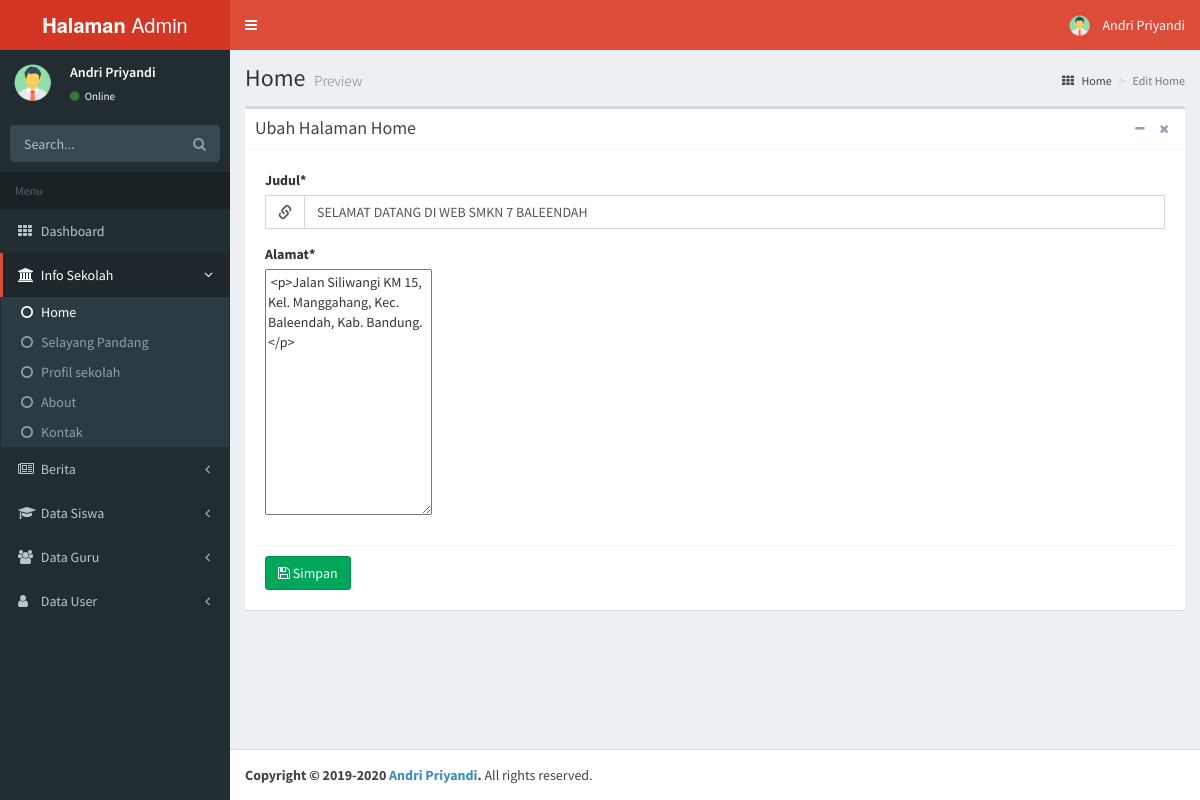
Screenshot of /dashboard/admin/home.php (signed in) with the database file from the repository.
### tables this page shows
CREATE TABLE `user` (
  `id` int(11) NOT NULL,
  `nama` varchar(100) NOT NULL,
  `username` varchar(100) NOT NULL,
  `password` varchar(100) NOT NULL,
  `level` varchar(100) NOT NULL,
  `foto` varchar(255) NOT NULL
);

CREATE TABLE `home` (
  `id` int(11) NOT NULL,
  `judul` text NOT NULL,
  `alamat` text NOT NULL
);

### dashboard/admin/home.php (the view, shortened to what this page needs)
<?php $page = "EditHome"; ?>
<?php include "_partials/meta.php"; ?>
<?php include "_partials/head.php"; ?>
<?php include "_partials/sidebar.php";?>
    <div class="wrapper">
      <div class="content-wrapper">
        <section class="content-header">
          <h1>Home <small>Preview</small></h1>
          <ol class="breadcrumb">
            <li><a href="index.php"><i class="fa fa-th"></i> Home</a></li>
            <li class="active">Edit Home</li>
          </ol>
        </section>
        <section class="content">
          <div class="box">
            <div class="box-header with-border">
              <h1 class="box-title">Ubah Halaman Home</h1>
              <div class="box-tools pull-right">
                <button class="btn btn-box-tool" data-widget="collapse" data-toggle="tooltip" title="Collapse"><i class="fa fa-minus"></i></button>
                <button class="btn btn-box-tool" data-widget="remove" data-toggle="tooltip" title="Remove"><i class="fa fa-times"></i></button>
              </div>
            </div>
            <div class="box-body">
              <?php
                  include "../conf/koneksi.php";
                  $query = "SELECT * FROM home";
                  $sql = mysqli_query($koneksi, $query);
                  $data = mysqli_fetch_array($sql);
              ?>
              <form method="post" action="proses/pu_home.php?id=<?= $data['id']; ?>" enctype="multipart/form-data">
                <div class="box-body">
                    <div class="form-group">
                      <label>Judul*</label>
                      <div class="input-group">
                      <div class="input-group-addon">
                        <i class="glyphicon glyphicon-link"></i>
                      </div>
                      <input type="text" class="form-control" name="judul" value="<?php echo $data['judul']; ?>">
                    </div>
                    </div>
                    <div class="form-group">
                      <label>Alamat*</label>
                      <div class="input">
                      <textarea class="tinymce" rows="12" name="alamat"> <?php echo $data['alamat']; ?></textarea>
                    </div>
                    </div>
            </div>
            <div class="box-footer">
             <button type="submit" class="btn btn-success"><i class="fa fa-save"></i> Simpan</button>
            </div>
          </div>
        </section>
      </div>
      <?php include "_partials/footer.php"; ?>
    </div>
  </body>
</html>

### dashboard/admin/_partials/head.php (shortened to what this page needs)
<header class="main-header">
  <a href="#" class="logo">
    <span class="logo-lg"><b>Halaman</b> Admin</span>
  </a>
  <nav class="navbar navbar-static-top" role="navigation">
    <a href="#" class="sidebar-toggle" data-toggle="offcanvas" role="button">
    </a>
    <div class="navbar-custom-menu">
      <ul class="nav navbar-nav">
        <li class="dropdown user user-menu">
          <a href="#" class="dropdown-toggle" data-toggle="dropdown">
            <img src="proses/images/<?= $data['foto']; ?>" class="user-image" alt="User Image"/>
            <span class="hidden-xs"><?php echo $data['nama']; ?></span>
          </a>
        </li>
      </ul>
    </div>
  </nav>
</header>

### dashboard/admin/_partials/sidebar.php (shortened to what this page needs)
<aside class="main-sidebar">
  <section class="sidebar">
    <div class="user-panel">
      <div class="pull-left image">
        <img src="proses/images/<?= $data['foto']; ?>" class="img-circle" alt="User Image" />
      </div>
      <div class="pull-left info">
        <p><?php echo $data['nama']; ?></p>
        <a href="#"><i class="fa fa-circle text-success"></i> Online</a>
      </div>
    </div>
          <form action="#" method="get" class="sidebar-form">
            <div class="input-group">
              <input type="text" name="q" class="form-control" placeholder="Search..."/>
              <span class="input-group-btn">
                <button type='submit' name='search' id='search-btn' class="btn btn-flat"><i class="fa fa-search"></i></button>
              </span>
            </div>
          </form>
    <ul class="sidebar-menu">
      <li class="header">Menu</li>
      <li class=" <?php if($page == 'Home'){ echo 'active'; } ?>">
        <a href="index.php">
          <i class="fa fa-th"></i> <span>Dashboard</span>
        </a>
      </li>
      <li class="<?php if($page == 'EditHome' || $page == 'EditSP' || $page == 'EditPS' || $page == 'EditAbout' || $page == 'Kontak' ){ echo 'active'; } ?>">
        <a href="#">
          <i class="fa fa-university"></i>
          <span>Info Sekolah</span>
          <i class="fa fa-angle-left pull-right"></i>
        </a>
        <ul class="treeview-menu">
          <li class="<?php if($page == 'EditHome'){ echo 'active'; } ?>"><a href="home.php"><i class="fa fa-circle-o"></i>Home</a></li>
          <li class="<?php if($page == 'EditSP'){ echo 'active'; } ?>"><a href="sp.php"><i class="fa fa-circle-o"></i>Selayang Pandang</a></li>
          <li class="<?php if($page == 'EditPS'){ echo 'active'; } ?>"><a href="profil_sekolah.php"><i class="fa fa-circle-o"></i>Profil sekolah</a></li>
          <li class="<?php if($page == 'EditAbout'){ echo 'active'; } ?>"><a href="about.php"><i class="fa fa-circle-o"></i>About</a></li>
          <li class="<?php if($page == 'Kontak'){ echo 'active'; } ?>"><a href="kontak.php"><i class="fa fa-circle-o"></i>Kontak</a></li>
        </ul>
      </li>
      <li class="<?php if($page == 'Berita' || $page == 'TampilanBerita' ){ echo 'active'; } ?>">
        <a href="#">
          <i class="fa fa-newspaper-o"></i> <span>Berita</span>
          <i class="fa fa-angle-left pull-right"></i>
        </a>
      </li>
      <li class=" <?php if($page == 'TambahSiswa' || $page == 'ListSiswa' ){ echo 'active'; } ?>">
        <a href="#">
          <i class="fa fa-mortar-board"></i>
          <span>Data Siswa</span>
          <i class="fa fa-angle-left pull-right"></i>
        </a>
      </li>
      <li class="<?php if($page == 'TambahGuru' || $page == 'ListGuru' ){ echo 'active'; } ?>">
        <a href="#">
          <i class="fa fa-group"></i> <span>Data Guru</span>
          <i class="fa fa-angle-left pull-right"></i>
        </a>
      </li>
      <li class="<?php if($page == 'TambahUser' || $page == 'ListUser' ){ echo 'active'; } ?>">
        <a href="#">
          <i class="fa fa-user"></i> <span>Data User</span>
          <i class="fa fa-angle-left pull-right"></i>
        </a>
      </li>
  </section>
</aside>

### rows the page displays
user: foto (picture), nama "Andri Priyandi"
home: judul "SELAMAT DATANG DI WEB SMKN 7 BALEENDAH", alamat "<p>Jalan Siliwangi KM 15, Kel. Manggahang, Kec. Baleendah, Kab. Bandung.</p>"
